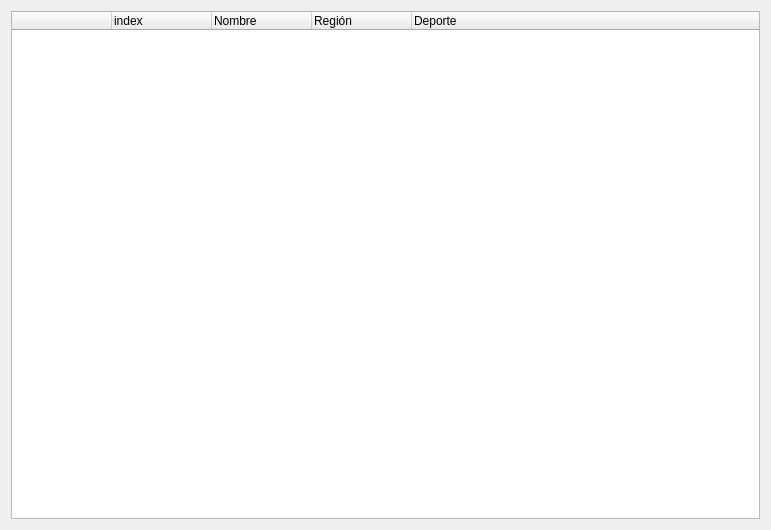
<?xml version="1.0" encoding="UTF-8"?>
<ui version="4.0">
 <class>Form</class>
 <widget class="QWidget" name="Form">
  <property name="geometry">
   <rect>
    <x>0</x>
    <y>0</y>
    <width>771</width>
    <height>530</height>
   </rect>
  </property>
  <property name="windowTitle">
   <string>Form</string>
  </property>
  <layout class="QVBoxLayout" name="verticalLayout">
   <item>
    <widget class="QTreeWidget" name="treeMain">
     <column>
      <property name="text">
       <string notr="true"> </string>
      </property>
     </column>
     <column>
      <property name="text">
       <string>index</string>
      </property>
     </column>
     <column>
      <property name="text">
       <string>Nombre</string>
      </property>
     </column>
     <column>
      <property name="text">
       <string>Región</string>
      </property>
     </column>
     <column>
      <property name="text">
       <string>Deporte</string>
      </property>
     </column>
    </widget>
   </item>
  </layout>
 </widget>
 <resources/>
 <connections/>
</ui>
